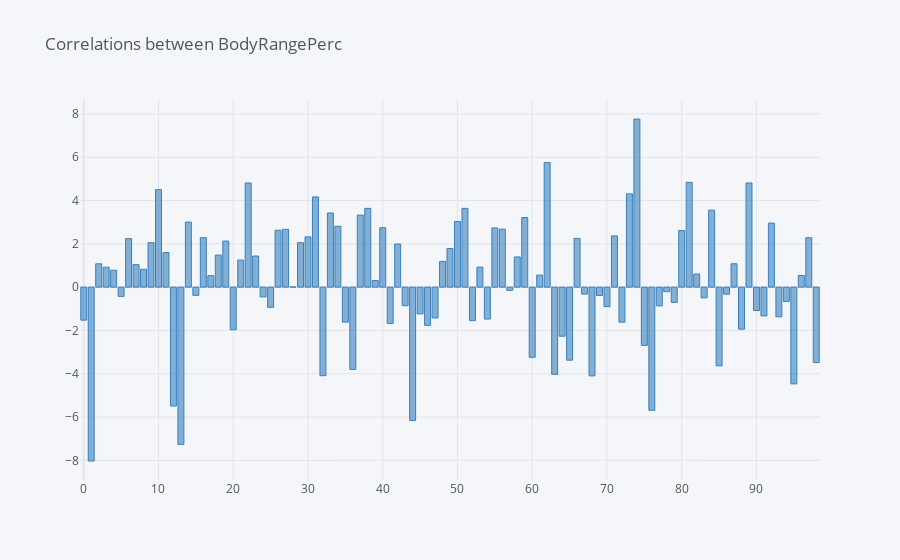

The code cell stored with this chart in its notebook:
### Code cell
numberofBackCorrelations = 100

correlationsValue = []

for i in range(1,numberofBackCorrelations):
    correlationsValue.append(instrument.BodyRangePerc.corr(instrument.BodyRangePerc.shift(i)) * 100)
    #print(correlationsValue[i-1])

correlationsValue = pd.DataFrame(correlationsValue)
correlationsValue.iplot(kind='bar', color="blue", title="Correlations between BodyRangePerc")

### Figure 1 — Plotly figure (JSON) as saved in the notebook; plotly's stock layout.template omitted (floating-point values rounded to 4 significant figures)
{"data": [{"marker": {"color": "rgba(55, 128, 191, 0.6)", "line": {"color": "rgba(55, 128, 191, 1.0)", "width": 1}}, "name": "0", "orientation": "v", "text": "", "type": "bar", "x": [0, 1, 2, 3, 4, 5, 6, 7, 8, 9, 10, 11, 12, 13, 14, 15, 16, 17, 18, 19, 20, 21, 22, 23, 24, 25, 26, 27, 28, 29, 30, 31, 32, 33, 34, 35, 36, 37, 38, 39, 40, 41, 42, 43, 44, 45, 46, 47, 48, 49, 50, 51, 52, 53, 54, 55, 56, 57, 58, 59, 60, 61, 62, 63, 64, 65, 66, 67, 68, 69, 70, 71, 72, 73, 74, 75, 76, 77, 78, 79, 80, 81, 82, 83, 84, 85, 86, 87, 88, 89, 90, 91, 92, 93, 94, 95, 96, 97, 98], "y": [-1.524, -8.03, 1.079, 0.9232, 0.7827, -0.4256, 2.241, 1.04, 0.8253, 2.056, 4.505, 1.6, -5.49, -7.264, 3.006, -0.3779, 2.286, 0.5301, 1.482, 2.129, -1.969, 1.251, 4.812, 1.437, -0.4506, -0.9322, 2.629, 2.672, 0.007932, 2.053, 2.323, 4.169, -4.089, 3.427, 2.81, -1.615, -3.801, 3.328, 3.64, 0.3041, 2.746, -1.674, 1.992, -0.8558, -6.161, -1.233, -1.765, -1.422, 1.19, 1.787, 3.03, 3.64, -1.545, 0.9233, -1.474, 2.736, 2.68, -0.1489, 1.395, 3.216, -3.239, 0.5564, 5.756, -4.027, -2.266, -3.373, 2.251, -0.3207, -4.098, -0.3833, -0.9008, 2.368, -1.617, 4.31, 7.767, -2.69, -5.688, -0.8631, -0.2097, -0.7064, 2.619, 4.842, 0.6081, -0.4927, 3.557, -3.634, -0.3248, 1.081, -1.941, 4.813, -1.08, -1.331, 2.96, -1.37, -0.6575, -4.468, 0.5399, 2.285, -3.482]}], "layout": {"legend": {"bgcolor": "#F5F6F9", "font": {"color": "#4D5663"}}, "paper_bgcolor": "#F5F6F9", "plot_bgcolor": "#F5F6F9", "title": {"font": {"color": "#4D5663"}, "text": "Correlations between BodyRangePerc"}, "xaxis": {"gridcolor": "#E1E5ED", "showgrid": true, "tickfont": {"color": "#4D5663"}, "title": {"font": {"color": "#4D5663"}, "text": ""}, "zerolinecolor": "#E1E5ED"}, "yaxis": {"gridcolor": "#E1E5ED", "showgrid": true, "tickfont": {"color": "#4D5663"}, "title": {"font": {"color": "#4D5663"}, "text": ""}, "zerolinecolor": "#E1E5ED"}}}
